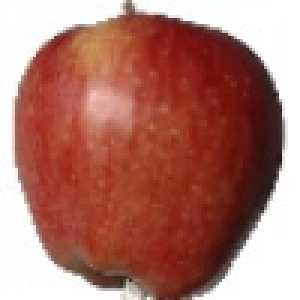
#> input picture Fruit Nutrition Recognizer/images/apple/102_100.jpg, 100 x 100 px (shown 3 times larger); its folder holds only this picture in this run
$ python FruitsRecognizer.py
#> lines starting #> are read from the running program, lines starting #| are printed output that depends on the picture
import numpy as np
import cv2
import os
from PIL import Image
import matplotlib.image as mpimg

def distance(x1,x2):
	return np.sqrt(sum((x1-x2)**2))

def knn(train,test,k=5):
	dist = []
	m = train.shape[0]
	for i in range(m):
		ix = train[i, :-1]
		iy = train[i, -1]
		d = distance(test,ix)
		dist.append([d,iy])

	dk = sorted(dist, key=lambda x: x[0])[:k]
	labels = np.array(dk)[:, -1]
	output = np.unique(labels, return_counts=True)
	index = np.argmax(output[1])
	return output[0][index]

face_data = []
dataset_path = './images/'
labels = []

class_id = 0
names = {}
for fx in os.listdir(dataset_path):
	##print(fx)
	for f in os.listdir(dataset_path+fx):
		if(f.endswith('.jpg')):
			names[class_id] = fx
			##print("Loaded "+f)
			img = Image.open(dataset_path+fx+'/'+f)
#> img is the input picture: PIL image 100x100 RGB; mean R, G, B 175.1, 119.5, 109.2
			arr = np.array(img)
			##print(arr.shape)
			#data_item = np.load(dataset_path+fx)
			face_data.append(arr)
			target = class_id*np.ones((arr.shape[0],))
#> target = 100 values from 0 to 0
			class_id += 1
			labels.append(target)
face_data = np.array(face_data)
face_dataset = np.concatenate(face_data,axis=0)
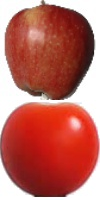
#> face_dataset: shape (200, 100, 3); mean of channels 0, 1, 2 188.8, 105.3, 96; drawn as R, G, B
##print(face_dataset.shape)
face_dataset = face_dataset[:,0]
#> face_dataset = 200 rows, first 8: [255, 252, 255], [255, 252, 255], [255, 254, 255], [255, 255, 255], [254, 255, 255], [251, 255, 254], [251, 255, 254], [250, 254, 253]
face_labels = np.concatenate(labels,axis=0).reshape((-1,1))
#> face_labels = 200 values from 0 to 1
print(face_dataset.shape)
#| (200, 3)
print(face_labels.shape)
#| (200, 1)

trainset = np.concatenate((face_dataset,face_labels),axis=1)
#> trainset = 200 rows, first 6: [255, 252, 255, 0], [255, 252, 255, 0], [255, 254, 255, 0], [255, 255, 255, 0], [254, 255, 255, 0], [251, 255, 254, 0]
print(trainset.shape)
#| (200, 4)
